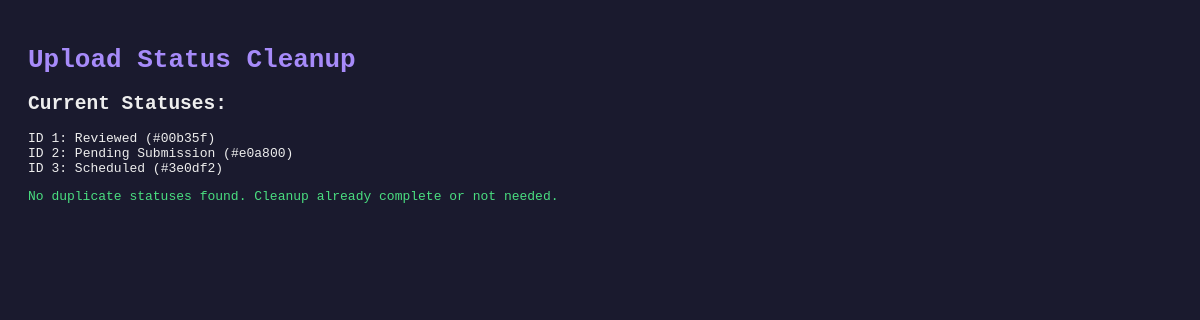
Before: /admin/cleanup_statuses.php (signed in) with the older database file.
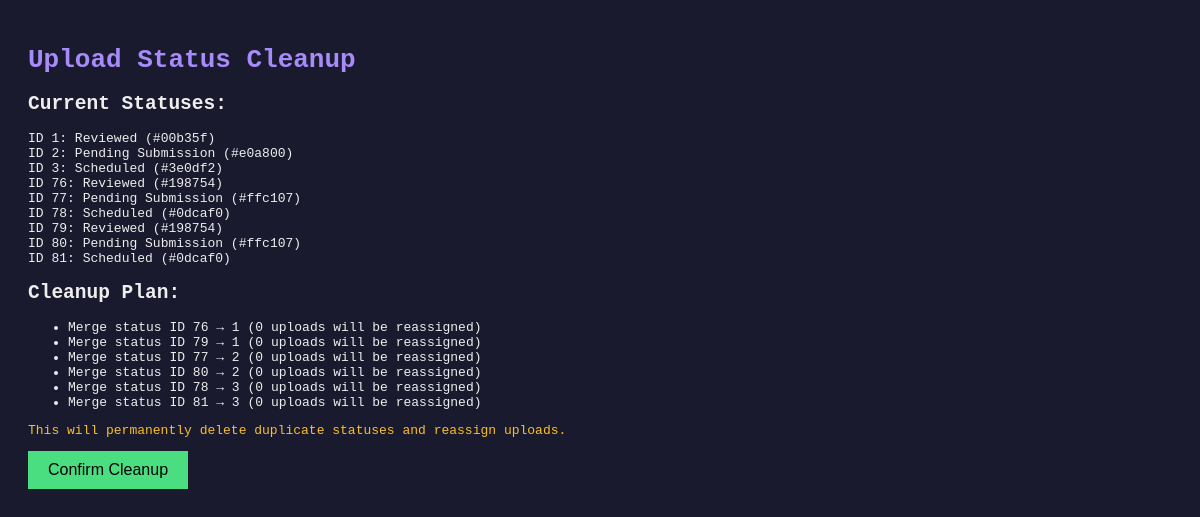
After: the same page with the newer database file.
### tables this page shows
CREATE TABLE `upload_statuses` (
  `id` int(11) NOT NULL,
  `name` varchar(100) NOT NULL,
  `color` varchar(20) NOT NULL
);

### admin/cleanup_statuses.php (the view, shortened to what this page needs)
<?php
$pdo = get_pdo();
$mapping = [
    76 => 1,
    79 => 1,
    77 => 2,
    80 => 2,
    78 => 3,
    81 => 3,
];
echo "<!DOCTYPE html><html><head><title>Status Cleanup</title>";
echo "<style>body{font-family:monospace;padding:20px;background:#1a1a2e;color:#eee;} ";
echo ".success{color:#4ade80;} .info{color:#60a5fa;} .warn{color:#fbbf24;} h1{color:#a78bfa;}</style></head><body>";
echo "<h1>Upload Status Cleanup</h1>";
echo "<h2>Current Statuses:</h2>";
$statuses = $pdo->query('SELECT id, name, color FROM upload_statuses ORDER BY id')->fetchAll(PDO::FETCH_ASSOC);
echo "<pre>";
foreach ($statuses as $s) {
    echo "ID {$s['id']}: {$s['name']} ({$s['color']})\n";
}
echo "</pre>";
$duplicateIds = array_keys($mapping);
$placeholders = implode(',', array_fill(0, count($duplicateIds), '?'));
$stmt = $pdo->prepare("SELECT COUNT(*) FROM upload_statuses WHERE id IN ($placeholders)");
$stmt->execute($duplicateIds);
$duplicateCount = $stmt->fetchColumn();
if ($duplicateCount == 0) {
    echo "<p class='success'>No duplicate statuses found. Cleanup already complete or not needed.</p>";
    echo "</body></html>";
    exit;
}
if (isset($_POST['confirm'])) {
    echo "<h2>Running Cleanup...</h2>";
    $pdo->beginTransaction();
    try {
        foreach ($mapping as $oldId => $newId) {
            $stmt = $pdo->prepare('SELECT name FROM upload_statuses WHERE id = ?');
            $stmt->execute([$oldId]);
            $oldStatus = $stmt->fetchColumn();
            if (!$oldStatus) {
                echo "<p class='info'>Status ID $oldId doesn't exist, skipping...</p>";
                continue;
            }
            $stmt = $pdo->prepare('SELECT COUNT(*) FROM uploads WHERE status_id = ?');
            $stmt->execute([$oldId]);
            $uploadCount = $stmt->fetchColumn();
            $stmt = $pdo->prepare('UPDATE uploads SET status_id = ? WHERE status_id = ?');
            $stmt->execute([$newId, $oldId]);
            echo "<p class='success'>Reassigned $uploadCount uploads from status $oldId to $newId</p>";
            $stmt = $pdo->prepare('UPDATE upload_status_history SET old_status_id = ? WHERE old_status_id = ?');
            $stmt->execute([$newId, $oldId]);
            $stmt = $pdo->prepare('UPDATE upload_status_history SET new_status_id = ? WHERE new_status_id = ?');
            $stmt->execute([$newId, $oldId]);
            $stmt = $pdo->prepare('DELETE FROM upload_statuses WHERE id = ?');
            $stmt->execute([$oldId]);
            echo "<p class='success'>Deleted duplicate status ID $oldId ($oldStatus)</p>";
        }
        $pdo->commit();
        echo "<h2 class='success'>Cleanup Complete!</h2>";
        echo "<h2>Final Statuses:</h2>";
        $statuses = $pdo->query('SELECT id, name, color FROM upload_statuses ORDER BY id')->fetchAll(PDO::FETCH_ASSOC);
        echo "<pre>";
        foreach ($statuses as $s) {
            echo "ID {$s['id']}: {$s['name']} ({$s['color']})\n";
        }
        echo "</pre>";
        echo "<p class='warn'>You can now delete this cleanup script file.</p>";
    } catch (Exception $e) {
        $pdo->rollBack();
        echo "<p style='color:red;'>Error: " . htmlspecialchars($e->getMessage()) . "</p>";
        echo "<p>Transaction rolled back. No changes made.</p>";
    }
} else {
    echo "<h2>Cleanup Plan:</h2>";
    echo "<ul>";
    foreach ($mapping as $oldId => $newId) {
        $stmt = $pdo->prepare('SELECT COUNT(*) FROM uploads WHERE status_id = ?');
        $stmt->execute([$oldId]);
        $count = $stmt->fetchColumn();
        echo "<li>Merge status ID $oldId → $newId ($count uploads will be reassigned)</li>";
    }
    echo "</ul>";
    echo "<form method='post'>";
    echo "<p class='warn'>This will permanently delete duplicate statuses and reassign uploads.</p>";
    echo "<button type='submit' name='confirm' value='1' style='padding:10px 20px;background:#4ade80;color:black;border:none;cursor:pointer;font-size:16px;'>Confirm Cleanup</button>";
    echo "</form>";
}
echo "</body></html>";

Changed rows visible on the page:
added upload_statuses: id "76", name "Reviewed", color "#198754"
added upload_statuses: id "77", name "Pending Submission", color "#ffc107"
added upload_statuses: id "78", name "Scheduled", color "#0dcaf0"
added upload_statuses: id "79", name "Reviewed", color "#198754"
added upload_statuses: id "80", name "Pending Submission", color "#ffc107"
added upload_statuses: id "81", name "Scheduled", color "#0dcaf0"
Other visible differences:
text no longer shown: "No duplicate statuses found. Cleanup already complete or not needed."
text now shown: "Cleanup Plan: This will permanently delete duplicate statuses and reassign uploads. Confirm Cleanup"
new list line: "Merge status ID 76 → 1 ( 0 uploads will be reassigned)"
new list line: "Merge status ID 79 → 1 ( 0 uploads will be reassigned)"
new list line: "Merge status ID 77 → 2 ( 0 uploads will be reassigned)"
new list line: "Merge status ID 80 → 2 ( 0 uploads will be reassigned)"
new list line: "Merge status ID 78 → 3 ( 0 uploads will be reassigned)"
new list line: "Merge status ID 81 → 3 ( 0 uploads will be reassigned)"
